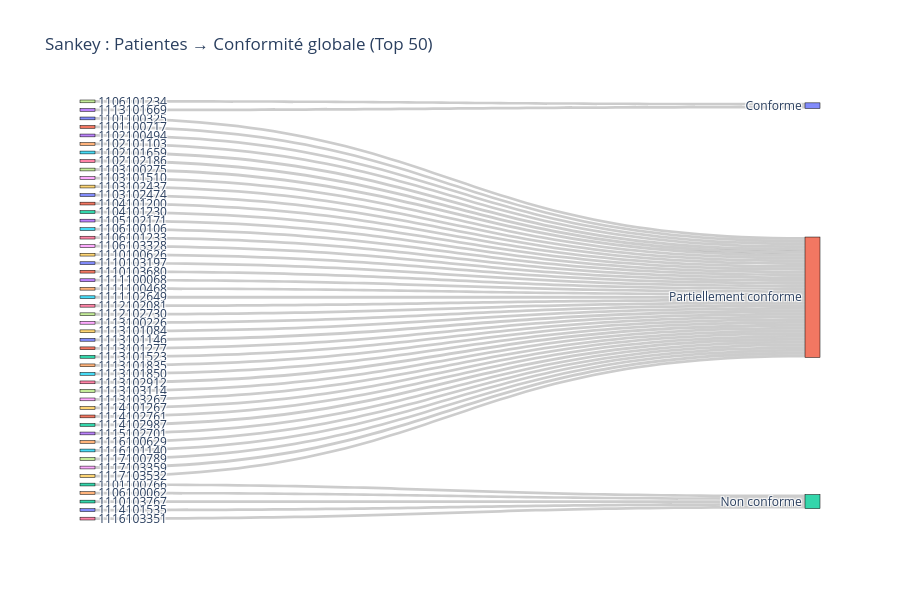

The notebook cell this image was saved under:
### Code cell
df_patientes_global = (
    df_long[df_long["score_conformité"].notna()]  
    .groupby("ID_PATIENT")["score_conformité"]
    .mean() 
    .reset_index(name="score_conformité_moyen")
)

# Catégorisation stricte ou souple (ici, même logique que Catégorie_Conformité ligne)
def cat_conf_globale(score):
    if pd.isna(score):
        return "N/A"
    elif score == 1:
        return "Conforme"
    elif score > 0.5:
        return "Partiellement conforme"
    else:
        return "Non conforme"

df_patientes_global["Catégorie_Conformité_Globale"] = df_patientes_global["score_conformité_moyen"].apply(cat_conf_globale)

import plotly.graph_objects as go

# (Optionnel) Limiter à un échantillon (ex: 50 premières pour que ce soit lisible)
df_visu = df_patientes_global.head(50).copy()

labels = list(df_visu["ID_PATIENT"].astype(str)) + ["Conforme", "Partiellement conforme", "Non conforme", "N/A"]
cat_list = ["Conforme", "Partiellement conforme", "Non conforme", "N/A"]
label_indices = {k: v for v, k in enumerate(labels)}

sources = df_visu["ID_PATIENT"].astype(str).map(label_indices)
targets = df_visu["Catégorie_Conformité_Globale"].map(label_indices)
values = [1] * len(df_visu)

fig = go.Figure(go.Sankey(
    node=dict(
        pad=15, thickness=15, line=dict(color="black", width=0.5),
        label=labels
    ),
    link=dict(
        source=sources,
        target=targets,
        value=values
    )
))
fig.update_layout(title="Sankey : Patientes → Conformité globale (Top 50)", font_size=12, width=900, height=600)
fig.show()

### Figure 1 — Plotly figure (JSON) as saved in the notebook; plotly's stock layout.template omitted (floating-point values rounded to 4 significant figures)
{"data": [{"link": {"source": [0, 1, 2, 3, 4, 5, 6, 7, 8, 9, 10, 11, 12, 13, 14, 15, 16, 17, 18, 19, 20, 21, 22, 23, 24, 25, 26, 27, 28, 29, 30, 31, 32, 33, 34, 35, 36, 37, 38, 39, 40, 41, 42, 43, 44, 45, 46, 47, 48, 49], "target": [51, 51, 52, 51, 51, 51, 51, 51, 51, 51, 51, 51, 51, 51, 52, 51, 51, 50, 51, 51, 51, 51, 52, 51, 51, 51, 51, 51, 51, 51, 51, 51, 51, 50, 51, 51, 51, 51, 51, 51, 52, 51, 51, 51, 51, 51, 52, 51, 51, 51], "value": [1, 1, 1, 1, 1, 1, 1, 1, 1, 1, 1, 1, 1, 1, 1, 1, 1, 1, 1, 1, 1, 1, 1, 1, 1, 1, 1, 1, 1, 1, 1, 1, 1, 1, 1, 1, 1, 1, 1, 1, 1, 1, 1, 1, 1, 1, 1, 1, 1, 1]}, "node": {"label": ["1101100325", "1101100717", "1101100766", "1102100494", "1102101103", "1102101659", "1102102186", "1103100275", "1103101510", "1103102437", "1103102474", "1104101200", "1104101230", "1105102171", "1106100062", "1106100106", "1106101233", "1106101234", "1106103328", "1110100626", "1110103197", "1110103680", "1110103767", "1111100068", "1111100468", "1111102649", "1112102081", "1112102730", "1113100226", "1113101084", "1113101146", "1113101277", "1113101523", "1113101669", "1113101835", "1113101850", "1113102912", "1113103114", "1113103267", "1114101267", "1114101535", "1114102761", "1114102987", "1115102701", "1116100629", "1116101140", "1116103351", "1117100789", "1117103359", "1117103532", "Conforme", "Partiellement conforme", "Non conforme", "N/A"], "line": {"color": "black", "width": 0.5}, "pad": 15, "thickness": 15}, "type": "sankey"}], "layout": {"font": {"size": 12}, "height": 600, "title": {"text": "Sankey : Patientes → Conformité globale (Top 50)"}, "width": 900}}
